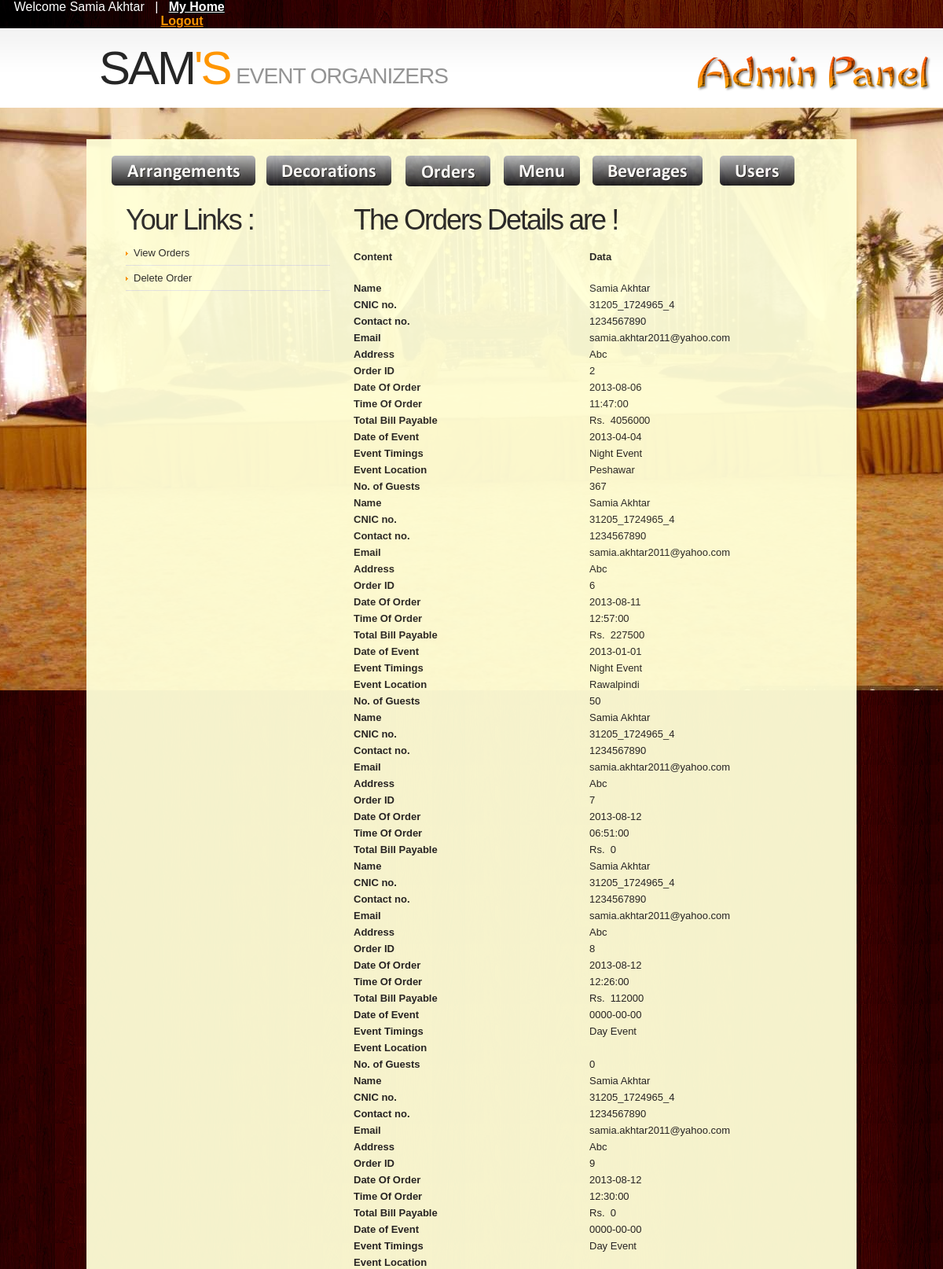
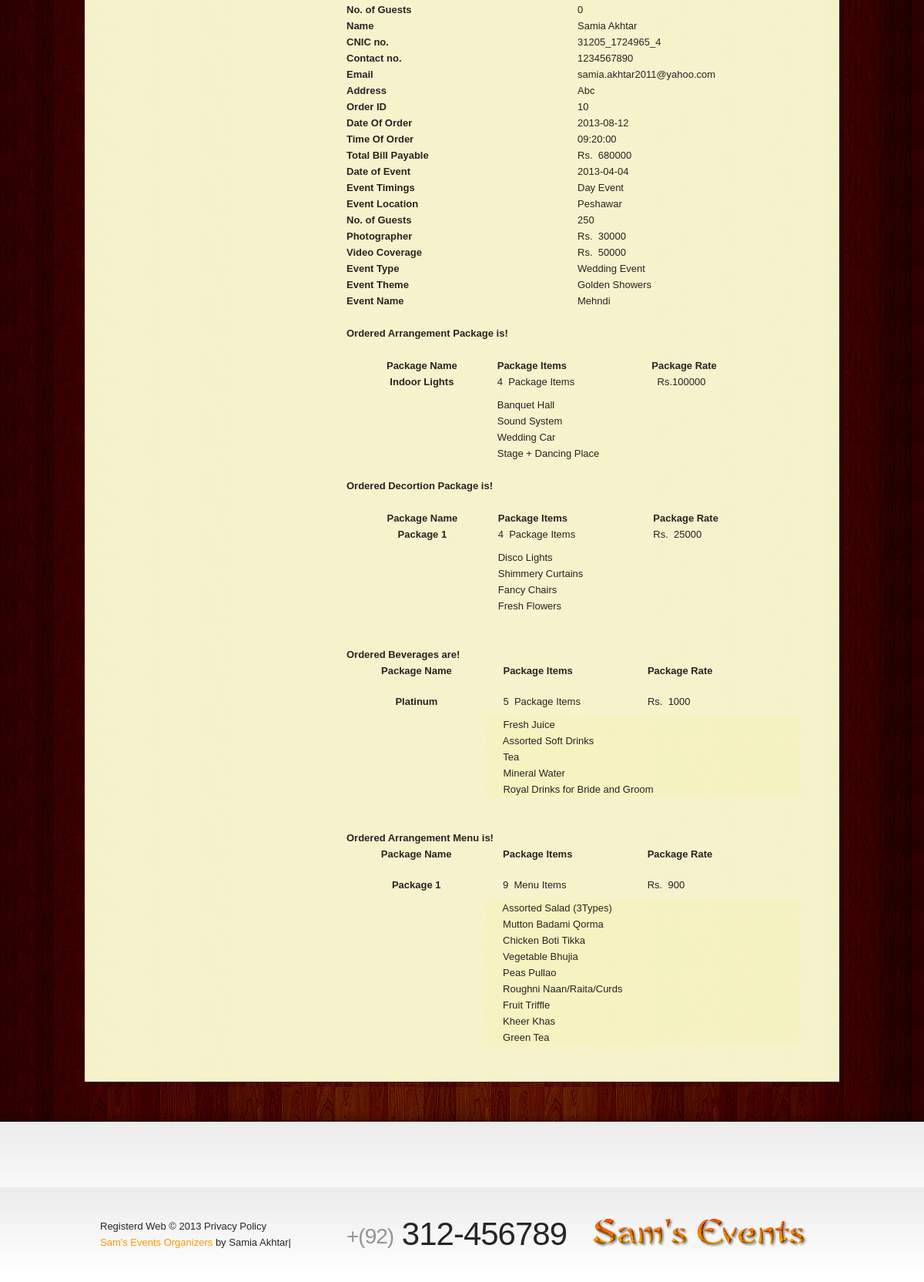
The page /admin/details.php?myid=1 (signed in) on the database its author committed (2 pictures, top to bottom).
### tables this page shows
CREATE TABLE IF NOT EXISTS `order_table` (
  `order_id` int(11) NOT NULL AUTO_INCREMENT,
  `u_id` int(11) NOT NULL,
  `date_of_order` date NOT NULL,
  `time_of_order` time NOT NULL,
  `main_event_id` int(11) NOT NULL,
  `total_bill` int(11) NOT NULL,
  PRIMARY KEY (`order_id`)
);

CREATE TABLE IF NOT EXISTS `user_registration_table` (
  `u_id` int(11) NOT NULL AUTO_INCREMENT,
  `u_name` varchar(255) NOT NULL,
  `u_cnic` varchar(255) NOT NULL,
  `u_email` varchar(255) NOT NULL,
  `u_pass` varchar(255) NOT NULL,
  `u_country` varchar(255) NOT NULL,
  `u_address` varchar(255) NOT NULL,
  `u_contact` varchar(255) NOT NULL,
  PRIMARY KEY (`u_id`),
  UNIQUE KEY `u_cnic` (`u_cnic`)
);

CREATE TABLE IF NOT EXISTS `event_order` (
  `event_order_id` int(11) NOT NULL AUTO_INCREMENT,
  `event_timings` varchar(255) NOT NULL,
  `order_id` int(11) NOT NULL,
  `event_location` varchar(255) NOT NULL,
  `date_of_event` date NOT NULL,
  `event_id` int(11) NOT NULL,
  `no_of_guests` int(11) NOT NULL,
  PRIMARY KEY (`event_order_id`)
);

CREATE TABLE IF NOT EXISTS `ordered_hr` (
  `ordered_hr_id` int(11) NOT NULL AUTO_INCREMENT,
  `order_id` int(11) NOT NULL,
  `hr_id` int(11) NOT NULL,
  PRIMARY KEY (`ordered_hr_id`)
);

CREATE TABLE IF NOT EXISTS `hr_table` (
  `hr_id` int(11) NOT NULL AUTO_INCREMENT,
  `hr_name` varchar(255) NOT NULL,
  `hr_price` int(11) NOT NULL,
  PRIMARY KEY (`hr_id`)
);

CREATE TABLE IF NOT EXISTS `events_table` (
  `main_event_id` int(11) NOT NULL AUTO_INCREMENT,
  `main_event_name` varchar(255) NOT NULL,
  `main_event_descrpt` varchar(255) NOT NULL,
  PRIMARY KEY (`main_event_id`)
);

CREATE TABLE IF NOT EXISTS `event_themes` (
  `theme_id` int(11) NOT NULL AUTO_INCREMENT,
  `theme_name` varchar(255) NOT NULL,
  `theme_dscrpt` varchar(255) NOT NULL,
  PRIMARY KEY (`theme_id`)
);

CREATE TABLE IF NOT EXISTS `event_type` (
  `event_id` int(11) NOT NULL AUTO_INCREMENT,
  `main_event_id` int(11) NOT NULL,
  `event_name` varchar(255) NOT NULL,
  `event_dscrpt` varchar(255) NOT NULL,
  PRIMARY KEY (`event_id`),
  UNIQUE KEY `event_name` (`event_name`)
);

CREATE TABLE IF NOT EXISTS `arrangement_package` (
  `arr_packg_id` int(11) NOT NULL AUTO_INCREMENT,
  `arr_packg_name` varchar(255) NOT NULL,
  `arr_packg_price` varchar(255) NOT NULL,
  `arr_packg_items` int(11) NOT NULL,
  `arr_packg_descrpt` varchar(255) NOT NULL,
  `main_event_id` int(11) NOT NULL,
  PRIMARY KEY (`arr_packg_id`)
);

CREATE TABLE IF NOT EXISTS `arrangement_packg_details` (
  `arr_packg_detail_id` int(11) NOT NULL AUTO_INCREMENT,
  `arr_packg_id` int(11) NOT NULL,
  `arrangement_id` int(11) NOT NULL,
  PRIMARY KEY (`arr_packg_detail_id`)
);

CREATE TABLE IF NOT EXISTS `event_arrangements` (
  `arrangement_id` int(11) NOT NULL AUTO_INCREMENT,
  `material_name` varchar(255) NOT NULL,
  `material_price` varchar(255) NOT NULL,
  `material_detail` varchar(255) NOT NULL,
  PRIMARY KEY (`arrangement_id`)
);

CREATE TABLE IF NOT EXISTS `decoration_packages` (
  `dec_packg_id` int(11) NOT NULL AUTO_INCREMENT,
  `dec_packg_name` varchar(255) NOT NULL,
  `dec_packg_price` varchar(255) NOT NULL,
  `dec_packg_items` int(11) NOT NULL,
  PRIMARY KEY (`dec_packg_id`)
);

CREATE TABLE IF NOT EXISTS `decoration_pckg_details` (
  `dec_packg_dtl_id` int(11) NOT NULL AUTO_INCREMENT,
  `dec_packg_id` int(11) NOT NULL,
  `dec_id` int(11) NOT NULL,
  PRIMARY KEY (`dec_packg_dtl_id`)
);

CREATE TABLE IF NOT EXISTS `decoration_details` (
  `dec_id` int(11) NOT NULL AUTO_INCREMENT,
  `event_dec_id` int(11) NOT NULL,
  `dec_type_name` varchar(255) NOT NULL,
  `dec_price` varchar(255) NOT NULL,
  PRIMARY KEY (`dec_id`)
);

CREATE TABLE IF NOT EXISTS `beverage_packages` (
  `bev_packg_id` int(11) NOT NULL AUTO_INCREMENT,
  `main_event_id` int(11) NOT NULL,
  `bev_packg_name` varchar(255) NOT NULL,
  `bev_packg_price` int(11) NOT NULL,
  `bev_packg_items` int(11) NOT NULL,
  PRIMARY KEY (`bev_packg_id`)
);

CREATE TABLE IF NOT EXISTS `bev_packg_details` (
  `bev_packg_dtl_id` int(11) NOT NULL AUTO_INCREMENT,
  `bev_packg_id` int(11) NOT NULL,
  `beverage_id` int(11) NOT NULL,
  PRIMARY KEY (`bev_packg_dtl_id`)
);

CREATE TABLE IF NOT EXISTS `beverages_table` (
  `beverage_id` int(11) NOT NULL AUTO_INCREMENT,
  `beverage_name` varchar(255) NOT NULL,
  `beverage_price` varchar(255) NOT NULL,
  `beverage_details` varchar(255) NOT NULL,
  PRIMARY KEY (`beverage_id`)
);

CREATE TABLE IF NOT EXISTS `menu_table` (
  `menu_packg_id` int(11) NOT NULL AUTO_INCREMENT,
  `main_event_id` int(11) NOT NULL,
  `menu_package` varchar(255) NOT NULL,
  `menu_price` varchar(255) NOT NULL,
  `menu_package_items` int(11) NOT NULL,
  PRIMARY KEY (`menu_packg_id`)
);

CREATE TABLE IF NOT EXISTS `menu_packg_details` (
  `menu_packg_dtl_id` int(11) NOT NULL AUTO_INCREMENT,
  `menu_packg_id` int(11) NOT NULL,
  `menu_detail_id` int(11) NOT NULL,
  PRIMARY KEY (`menu_packg_dtl_id`)
);

CREATE TABLE IF NOT EXISTS `menu_details` (
  `menu_detail_id` int(11) NOT NULL AUTO_INCREMENT,
  `package_item` varchar(255) NOT NULL,
  `menu_dtl_price` int(11) NOT NULL,
  `package_dscrpt` varchar(255) NOT NULL,
  PRIMARY KEY (`menu_detail_id`)
);

### admin/details.php (the view, shortened to what the rows shown need)
<!DOCTYPE html>
<html lang="en">
<head>
    <link rel="stylesheet" href="css/reset.css" type="text/css" media="screen">
    <link rel="stylesheet" href="css/style.css" type="text/css" media="screen">
    <link rel="stylesheet" href="css/grid.css" type="text/css" media="screen">
</head>
<body id="page2">
    <header>
    <div class="row-2">
       	<div class="main">
            	<div class="container_12">
                	<div class="grid_9">
                    	<h1>
                            <a class="logo" href="home.php">Sam<strong>'s</strong></a>
                            <span>Event Organizers</span>
                        </h1>
                    </div>
                </div>
      </div>
      </div>
</header><div class="ic"></div>
    <section id="content">
        <div class="bg-top">
        	<div class="bg-top-2">
                <div class="bg">
                    <div class="bg-top-shadow">
                        <div class="main">
                          <div class="trans" style="background-color:#FFFFD7">
                             <div class="container_12">
                                <div class="wrapper">
                                            <div class="grid_12">
                                                <div class="wrapper">
                                                    <article class="grid_8 omega">
                                                        <div class="indent-right">
                                                            <div class="wrapper prev-indent-bot2">
                               <?php
							   if(isset($_REQUEST['myid'])){
								   $myid=$_REQUEST['myid'];
				$sql="Select * From user_registration_table u, order_table o WHERE u.u_id=o.u_id AND u.u_id='$myid' ";
				$rs = mysql_query($sql) or die(mysql_error());
				$myrows = mysql_num_rows($rs);
	if(mysql_num_rows($rs)>0)
	{
	echo
	 "<table width=600 border=0 cellspacing=2 cellpadding=10 align=center>
  <tr>
  <th width=200 height=40 scope=row align=left>Content</th>
    <th width=200 height=40 scope=row align=left >Data</th>
  </tr>";
	 for ($i=0; $i<$myrows; $i++)
	{
	$row = mysql_fetch_array($rs);
  echo "
  <tr>";
   echo "<tr><td ><b>Name</b></td><td>". $row['u_name']."</td>";
        echo "<tr><td><b>CNIC no.</b></td><td>".$row['u_cnic']."</td></tr>";
		echo "<tr><td ><b>Contact no.</b></td><td>". $row['u_contact']."</td></tr>";
        echo "<tr><td ><b>Email</b></td><td>".$row['u_email']."</td></tr>";
		 echo "<tr><td><b>Address</b></td><td>". $row['u_address']."</td></tr>";
        echo "<tr><td ><b>Order ID</b></td><td>".$row['order_id']."</td></tr>";
		echo "<tr><td ><b>Date Of Order</b></td><td>". $row['date_of_order']."</td></tr>";
        echo "<tr><td><b>Time Of Order</b></td><td>".$row['time_of_order']."</td></tr>";
		 echo "<tr><td><b>Total Bill Payable</b></td><td>Rs. &nbsp;".$row['total_bill']."</td></tr>";
		$od_id=$row['order_id'];
	  $msql="Select * From event_order u, ordered_arrangements o WHERE (u.order_id='$od_id' AND o.order_id='$od_id') ";
	$mrs = mysql_query($msql) or die(mysql_error());
		$mrows = mysql_num_rows($mrs);
	if(mysql_num_rows($mrs)>0)
	{
	for ($j=0; $j<$mrows; $j++){
		$mrow = mysql_fetch_array($mrs);
		  echo "<tr><td ><b>Date of Event</b></td><td>".$mrow['date_of_event']."</td></tr>";
		 echo "<tr><td><b>Event Timings</b></td><td>". $mrow['event_timings']."</td></tr>";
        echo "<tr><td ><b>Event Location</b></td><td>".$mrow['event_location']."</td></tr>";
		 echo "<tr><td><b>No. of Guests</b></td><td>". $mrow['no_of_guests']."</td></tr>";
	}
	}
	}
		}
		$sql="Select * From ordered_hr h, hr_table t where h.order_id='$od_id' AND h.hr_id=t.hr_id";
		$rs = mysql_query($sql) or die(mysql_error());
	if(mysql_num_rows($rs)>0)
	{
	while($row = mysql_fetch_array($rs))
	{
		echo "<tr><TD width= 200> <strong>".$row['hr_name']."&nbsp;</strong></td> <td width= 200>Rs. &nbsp;". $row['hr_price']."</td></tr>";
	}
	}
        $sql = "SELECT * FROM events_table WHERE main_event_id=$_SESSION[event]";
	$rs = mysql_query($sql) or die(mysql_error());
	if(mysql_num_rows($rs)>0)
	{
	while($row = mysql_fetch_array($rs))
	{
	echo "<tr><td ><b>Event Type</td>";
	echo	"<td>".$row['main_event_name']."</td></tr>";
			}
	}
        $sql = "SELECT * FROM event_themes WHERE theme_id=$_SESSION[theme_id]";
	$rs = mysql_query($sql) or die(mysql_error());
	if(mysql_num_rows($rs)>0)
	{
	while($row = mysql_fetch_array($rs))
	{
		echo "<tr><td><b>Event Theme</td>";
		echo "<td>".$_SESSION['theme_name']=$row['theme_name']."</td></tr>";
			}
	}
        $sql = "SELECT * FROM event_type WHERE event_id=$_SESSION[event_id]";
	$rs = mysql_query($sql) or die(mysql_error());
	if(mysql_num_rows($rs)>0)
	{
	while($row = mysql_fetch_array($rs))
	{
		echo "<tr><td><b>Event Name</td>";
		echo "<td>".$_SESSION['event_type_name']=$row['event_name']."<br></td></tr></table>";
			}
	}
				$sql="Select * From arrangement_package where arr_packg_id=$_SESSION[arr_id]";
				$rs = mysql_query($sql) or die(mysql_error());
				$myrows = mysql_num_rows($rs);
	if(mysql_num_rows($rs)>0)
	{
	echo
	 "<table width=600 border=0 cellspacing=2 cellpadding=10 align=center>
	 <tr><td colspan=3><br></td></tr>
	 <tr><td colspan=3><strong>Ordered Arrangement Package is!</strong></td></tr>
  <tr>
    <th width=259 height=40 scope=row ><br>Package Name</th>
    <th width=228 scope=row align=left><br> Package Items</th>
    <th width=228 scope=row align=left><br> Package Rate</th>
  </tr>";
	 for ($i=0; $i<$myrows; $i++)
	{
	$row = mysql_fetch_array($rs);
  echo "
  <tr>
    <th height=30 scope=row valign=top>".$row['arr_packg_name']."</th>";
	echo "<td width=266>".$row['arr_packg_items']."&nbsp; Package Items</td>";
	echo "<td width=266> &nbsp; Rs.".$row['arr_packg_price']."  </td>";
	echo "</tr>";
	  $dec_id= $row['arr_packg_id'];
	  $msql="Select * From event_arrangements e , arrangement_packg_details d where arr_packg_id=$dec_id AND e.arrangement_id=d.arrangement_id";
	$mrs = mysql_query($msql) or die(mysql_error());
		$mrows = mysql_num_rows($mrs);
	if(mysql_num_rows($mrs)>0)
	{
	for ($j=0; $j<$mrows; $j++){
		$mrow = mysql_fetch_array($mrs);
		 echo "<tr><td width=228> </td>
		 <td width=228 colspan=3 align=left>".$mrow['material_name']."</td>
  </tr>";
	}
	}
	}
echo "<tr><td><br></td></tr></table>";
	}
				$sql="Select * From  decoration_packages where dec_packg_id=$_SESSION[pack_id]";
				$rs = mysql_query($sql) or die(mysql_error());
				$myrows = mysql_num_rows($rs);
	if(mysql_num_rows($rs)>0)
	{
	echo
	 "<table width=600 border=0 cellspacing=2 cellpadding=10 align=center>
  <tr><td colspan=3><strong>Ordered Decortion Package is!</strong></td></tr>
  <tr>
    <th width=259 height=40 scope=row ><br>Package Name</th>
    <th width=228 scope=row align=left><br> Package Items</th>
    <th width=228 scope=row align=left><br> Package Rate</th>
  </tr>";
	 for ($i=0; $i<$myrows; $i++)
	{
	$row = mysql_fetch_array($rs);
  echo "
  <tr>
    <th height=30 scope=row valign=top>".$row['dec_packg_name']."</th>";
	echo "<td width=266 >".$row['dec_packg_items']."&nbsp; Package Items</td>";
	echo "<td width=266>Rs. &nbsp;".$row['dec_packg_price']."</td>";
	echo "</tr>";
	  $dec_id= $row['dec_packg_id'];
	  $msql="Select * From decoration_pckg_details d , decoration_details e where d.dec_packg_id=$dec_id AND d.dec_id=e.dec_id";
	$mrs = mysql_query($msql) or die(mysql_error());
		$mrows = mysql_num_rows($mrs);
	if(mysql_num_rows($mrs)>0)
	{
	for ($j=0; $j<$mrows; $j++){
		$mrow = mysql_fetch_array($mrs);
		 echo "<tr><td width=228> </td>
		 <td width=228 colspan=3 align=left>".$mrow['dec_type_name']."</td>
  </tr>";
	}
	}
	}
echo "<tr><td><br><br></td></tr></table>";
	}
				$sql="Select * From beverage_packages WHERE bev_packg_id='$_SESSION[bev]'; ";
				$rs = mysql_query($sql) or die(mysql_error());
				$myrows = mysql_num_rows($rs);
	if(mysql_num_rows($rs)>0)
	{
	echo
	 "<table width=600 border=0 cellspacing=2 cellpadding=10 align=center>
	 <tr><td colspan=3><strong>Ordered Beverages are!</strong></td></tr>
  <tr>
    <th width=200 height=40 scope=row >Package Name</th>
    <th width=228 scope=row align=left>&nbsp; &nbsp; &nbsp; Package Items</th>
    <th width=228 scope=row align=left>Package Rate</th>
  </tr>";
	 for ($i=0; $i<$myrows; $i++)
	{
	$row = mysql_fetch_array($rs);
  echo "
  <tr>
    <th height=30 scope=row valign=top>".$row['bev_packg_name']."</th>";
	echo "<td width=266 >&nbsp; &nbsp; &nbsp; ".$row['bev_packg_items']."&nbsp; Package Items</td>";
	echo "<td width=266>Rs. &nbsp;".$row['bev_packg_price']."</td>";
	echo "</tr>";
	  $dec_id= $row['bev_packg_id'];
	  $msql="Select * From bev_packg_details b , beverages_table d where b.bev_packg_id=$dec_id AND b.beverage_id=d.beverage_id";
	$mrs = mysql_query($msql) or die(mysql_error());
		$mrows = mysql_num_rows($mrs);
	if(mysql_num_rows($mrs)>0)
	{
	for ($j=0; $j<$mrows; $j++){
		$mrow = mysql_fetch_array($mrs);
		 echo "<tr><td width=228> </td>
		 <td width=228 colspan=3 align=left bgcolor=#FFFFCC>&nbsp; &nbsp; &nbsp; ".$mrow['beverage_name']."</td>
  </tr>";
	}
	}
	}
echo "<tr><td><br><br></td></tr></table>";
	}
				$sql="Select * From menu_table WHERE menu_packg_id='$_SESSION[menuid]';";
				$rs = mysql_query($sql) or die(mysql_error());
				$myrows = mysql_num_rows($rs);
	if(mysql_num_rows($rs)>0)
	{
	echo
	 "<table width=600 border=0 cellspacing=2 cellpadding=10 align=center>
	 <tr><td colspan=3><strong>Ordered Arrangement Menu is!</strong></td></tr>
  <tr>
    <th width=200 height=40 scope=row >Package Name</th>
    <th width=228 scope=row align=left>&nbsp; &nbsp; &nbsp;  Package Items</th>
    <th width=228 scope=row align=left>Package Rate</th>
  </tr>";
	 for ($i=0; $i<$myrows; $i++)
	{
	$row = mysql_fetch_array($rs);
  echo "
  <tr>
    <th height=30 scope=row valign=top>".$row['menu_package']."</th>";
	echo "<td width=266>&nbsp; &nbsp; &nbsp; ".$row['menu_package_items']."&nbsp; Menu Items</td>";
	echo "<td width=266>Rs. &nbsp;".$row['menu_price']."&nbsp; </td>";
	echo "</tr>";
	  $dec_id= $row['menu_packg_id'];
	  $msql="Select * From menu_details d , menu_packg_details m where menu_packg_id=$dec_id AND d.menu_detail_id=m.menu_detail_id";
	$mrs = mysql_query($msql) or die(mysql_error());
		$mrows = mysql_num_rows($mrs);
	if(mysql_num_rows($mrs)>0)
	{
	for ($j=0; $j<$mrows; $j++){
		$mrow = mysql_fetch_array($mrs);
		 echo "<tr><td width=228> </td>
		 <td width=228 colspan=3 align=left bgcolor=#FFFFCC>&nbsp; &nbsp; &nbsp; ".$mrow['package_item']."</td>
  </tr>";
	}
	}
	}
echo "<tr><td><br><br></td></tr></table>";
	}
							   }
  ?>
                  </div>
                                   </article>
                                </div>
                             </div>
                         </div>
                      </div>
                  </div>
              </div>
          </div>
      </div>
                    </div>
                </div>
    </section>
</body>
</html>

### rows shown on the page
order_table: u.u_name "Samia Akhtar", u.u_cnic "31205_1724965_4", u.u_contact "1234567890", u.u_email "samia.akhtar2011@yahoo.com", u.u_address "Abc", order_id "2", date_of_order "2013-08-06", time_of_order "11:47:00", total_bill "4056000"
event_order: date_of_event "2013-04-04", event_timings "Night Event", event_location "Peshawar", no_of_guests "367"
order_table: u.u_name "Samia Akhtar", u.u_cnic "31205_1724965_4", u.u_contact "1234567890", u.u_email "samia.akhtar2011@yahoo.com", u.u_address "Abc", order_id "6", date_of_order "2013-08-11", time_of_order "12:57:00", total_bill "227500"
event_order: date_of_event "2013-01-01", event_timings "Night Event", event_location "Rawalpindi", no_of_guests "50"
order_table: u.u_name "Samia Akhtar", u.u_cnic "31205_1724965_4", u.u_contact "1234567890", u.u_email "samia.akhtar2011@yahoo.com", u.u_address "Abc", order_id "7", date_of_order "2013-08-12", time_of_order "06:51:00", total_bill "0"
order_table: u.u_name "Samia Akhtar", u.u_cnic "31205_1724965_4", u.u_contact "1234567890", u.u_email "samia.akhtar2011@yahoo.com", u.u_address "Abc", order_id "8", date_of_order "2013-08-12", time_of_order "12:26:00", total_bill "112000"
event_order: date_of_event "0000-00-00", event_timings "Day Event", no_of_guests "0"
order_table: u.u_name "Samia Akhtar", u.u_cnic "31205_1724965_4", u.u_contact "1234567890", u.u_email "samia.akhtar2011@yahoo.com", u.u_address "Abc", order_id "9", date_of_order "2013-08-12", time_of_order "12:30:00", total_bill "0"
event_order: date_of_event "0000-00-00", event_timings "Day Event", no_of_guests "0"
order_table: u.u_name "Samia Akhtar", u.u_cnic "31205_1724965_4", u.u_contact "1234567890", u.u_email "samia.akhtar2011@yahoo.com", u.u_address "Abc", order_id "10", date_of_order "2013-08-12", time_of_order "09:20:00", total_bill "680000"
event_order: date_of_event "2013-04-04", event_timings "Day Event", event_location "Peshawar", no_of_guests "250"
ordered_hr: hr.hr_name "Photographer", hr.hr_price "30000"
ordered_hr: hr.hr_name "Video Coverage", hr.hr_price "50000"
events_table: main_event_name "Wedding Event"
event_themes: theme_name "Golden Showers"
event_type: event_name "Mehndi"
arrangement_package: arr_packg_name "Indoor Lights", arr_packg_items "4", arr_packg_price "100000"
arrangement_packg_details: arrangement.material_name "Banquet Hall"
arrangement_packg_details: arrangement.material_name "Sound System"
arrangement_packg_details: arrangement.material_name "Wedding Car"
arrangement_packg_details: arrangement.material_name "Stage + Dancing Place"
decoration_packages: dec_packg_name "Package 1", dec_packg_items "4", dec_packg_price "25000"
decoration_pckg_details: dec.dec_type_name "Disco Lights"
decoration_pckg_details: dec.dec_type_name "Shimmery Curtains"
decoration_pckg_details: dec.dec_type_name "Fancy Chairs"
decoration_pckg_details: dec.dec_type_name "Fresh Flowers"
beverage_packages: bev_packg_name "Platinum", bev_packg_items "5", bev_packg_price "1000"
bev_packg_details: beverage.beverage_name "Fresh Juice"
bev_packg_details: beverage.beverage_name "Assorted Soft Drinks"
bev_packg_details: beverage.beverage_name "Tea"
bev_packg_details: beverage.beverage_name "Mineral Water"
bev_packg_details: beverage.beverage_name "Royal Drinks for Bride and Groom"
menu_table: menu_package "Package 1", menu_package_items "9", menu_price "900"
menu_packg_details: menu_detail.package_item "Assorted Salad (3Types)"
menu_packg_details: menu_detail.package_item "Mutton Badami Qorma"
menu_packg_details: menu_detail.package_item "Chicken Boti Tikka"
menu_packg_details: menu_detail.package_item "Vegetable Bhujia"
menu_packg_details: menu_detail.package_item "Peas Pullao"
menu_packg_details: menu_detail.package_item "Roughni Naan/Raita/Curds"
menu_packg_details: menu_detail.package_item "Fruit Triffle"
menu_packg_details: menu_detail.package_item "Kheer Khas"
menu_packg_details: menu_detail.package_item "Green Tea"

### other values the page prints
$name "Samia Akhtar"
